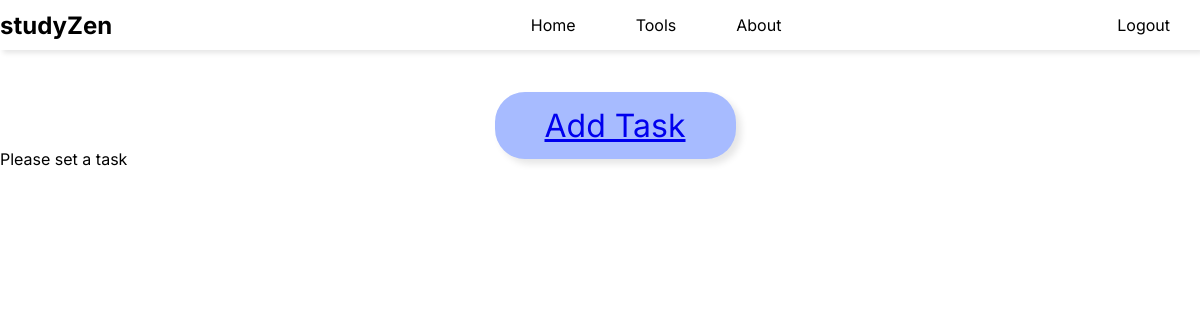
The app's page /study_planner, older data.
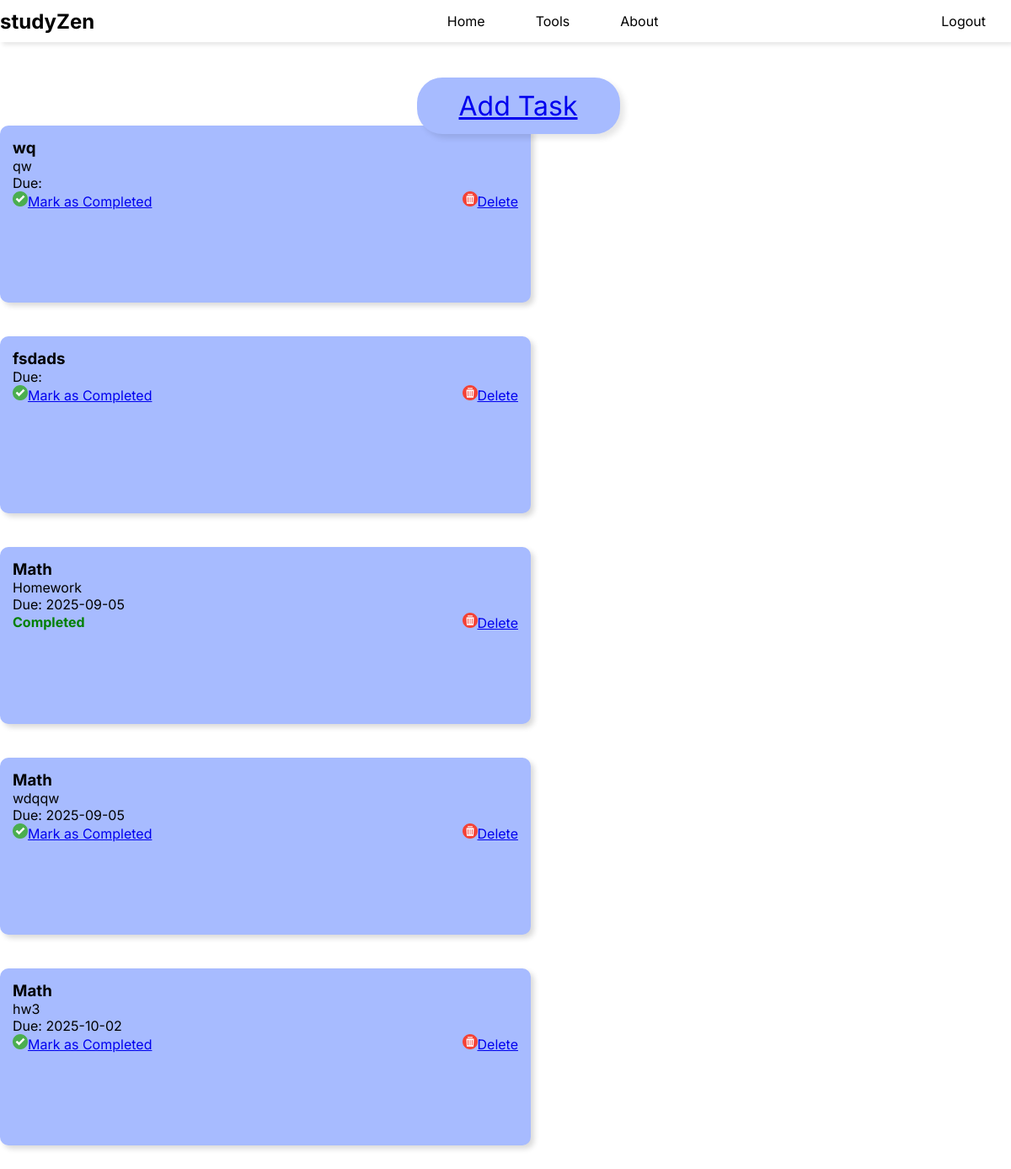
The same page, newer data.
### app/models.py (models this page shows)
class Task(db.Model):
    id = db.Column(db.Integer, primary_key=True) # unique id
    subject = db.Column(db.String(100), nullable=False) # school subject
    description = db.Column(db.String(200)) # task description
    due_date = db.Column(db.String(20)) # due date
    completed = db.Column(db.Boolean, default=False) # completed? y/n

### app/routes.py (the view)
@app.route('/study_planner')
def study_planner():
    tasks = Task.query.order_by(Task.due_date).all() # query/get data from database sorted by due date
    return render_template('study_planner.html', tasks=tasks) # call study planner

### app/routes.py (called while the page is built)
@app.before_request
def before_request():
    if current_user.is_authenticated:
        current_user.last_seen = datetime.now(timezone.utc)
        db.session.commit()

### app/templates/study_planner.html (shortened to what this page needs)
<!DOCTYPE html>
<html lang="en-AU">
    <head>
        <link rel="stylesheet" href="/static/style.css">
         <link rel="stylesheet" href="/static/study_planner.css">
    </head>
<body>
      <nav class = "navbar">
        <h2>studyZen</h2>
        <ul>
            <li><a href= "/">Home</a></li>
            <li><a href= "/#tools">Tools</a></li>
             <li><a href= "/#about">About</a></li>
            <li><a href="{{ url_for('logout') }}">Logout</a></li>
         </ul>
     </nav>
     <div class="add_task_navigation">
        <button class ="add_task">
            <a href="{{url_for('add_task')}}">Add Task</a>
        </button>
      </div>
    {% if tasks%}
    <div class="task_container">
    <ul>
        {%for task in tasks %}
            <div class="task_card"
                {% if not task.completed %}Completed{% endif %}>
                 <h3> {{task.subject}} </h3>
                <p>{{task.description}} </p>
                <p>Due: {{task.due_date}}</p>
                <div class="task_buttons">
                    {% if not task.completed %}
                        <a href="{{url_for('complete_task', task_id=task.id)}}" class="btn">
                            <img src="/static/images/check.png" class="icon">Mark as Completed
                        </a>
                    {% else %}
                        <span class="completed_label"> <p> Completed </p></span>
                    {% endif %}
                    <a href="{{url_for('delete_task', task_id=task.id)}}" class="btn_delete"> <img src="/static/images/delete.png" class="icon">Delete</a>
                </div>
            </div>
            <br><br>
        {% endfor %}
    </ul>
    </div>
    {% else %}
    <p> Please set a task </p>
    {% endif %}
</body>
</html>

### app/static/style.css (style rules this page uses)
* { margin: 0; padding: 0; font-family: "Inter", sans-serif; }
body { min-height: 100vh; background-size: cover; background-repeat: no-repeat; background-position: center; }
nav { background-color: rgb(255, 255, 255); box-shadow: 3px 3px 5px rgba(0, 0, 0, 0.1); display: flex; align-items: center; }
nav ul { width: 100%; list-style: none; display: flex; justify-content: center; align-items: center; margin: 0 auto; }
nav li { height: 50px; }
nav a { height: 100%; padding: 0 30px; text-decoration: none; display: flex; align-items: center; color: black; }
.navbar li:last-child { position: absolute; right: 0; top: 0; }

### app/static/study_planner.css (style rules this page uses)
.task_container { display: flex; flex-wrap: wrap; gap: 20px; margin-top: 20 px; }
.task_card { width: 600px; min-height: 180px ; background: #a7bbff; border-radius: 10px; padding: 15px; box-shadow: 4px 4px 6px rgba(0,0,0, 0.15); font-family: Arial, sans-serif; transition: transform 0.2s ; }
.task_buttons { margin-top: 10; display: flex; justify-content: space-between; align-items: center; }
.completed_label { display: flex; align-items: center; font-weight: bold; color: green; }
.icon { width: 18px; height: 18px; margin-right:5; }
.add_task_navigation { display:flex; justify-content: center; }
.add_task { font-size: 2rem; background-color: #a7bbff; padding: 14px 50px; border: none; border-radius: 30px; color: black; margin-top: 2rem; cursor: pointer; position: relative; top: 10px; left: 15px; transition: all 0.35s; outline: none; box-shadow: 5px 5px 7px rgba(0, 0, 0, 0.1); }

Row changes from the older to the newer data that the page shows:
added Task: subject "wq", description "qw", completed False (drawn)
added Task: subject "fsdads", completed False (drawn)
added Task: subject "Math", description "Homework", due_date "2025-09-05", completed "Completed"
added Task: subject "Math", description "wdqqw", due_date "2025-09-05", completed False (drawn)
added Task: subject "Math", description "hw3", due_date "2025-10-02", completed False (drawn)
Text that changed along with them:
text no longer shown: "Please set a task"
